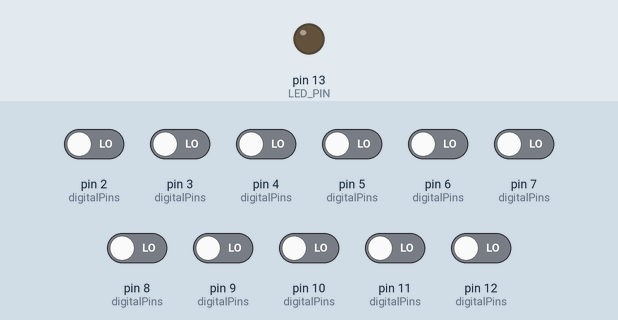
Simulated run of this sketch. Board: Arduino Nano, built with avr-gcc and run on an emulated ATmega328P. On the bench: output pins drawn as LEDs (lit = HIGH). The test bench sets the inputs (shaded band); at power-on: pin 2 (digitalPins), pin 3 (digitalPins), pin 4 (digitalPins), pin 5 (digitalPins), pin 6 (digitalPins), pin 7 (digitalPins), pin 8 (digitalPins), pin 9 (digitalPins), pin 10 (digitalPins), pin 11 (digitalPins), pin 12 (digitalPins) LOW. What the sketch prints to the serial monitor is not drawn.

Above: at 0.9 s.
At 39.0 s:
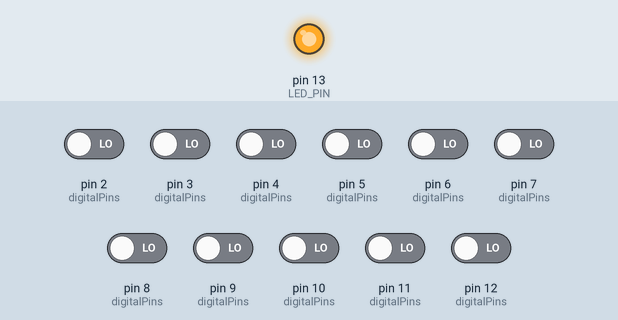
Timing chart, 0 to 40.0 s (numbered marks = the images above):
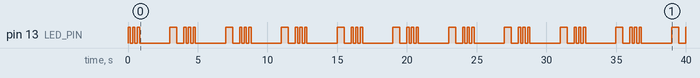

The sketch:

testNanoPins.ino
```cpp
/*
   Test for pin soldering (PCB socket pins) for Arduino Nano (if you buy it without their "legs" attached and solder these yourself)

   Initial testing using external power source (1. to 13.)
   The semi-automated test (14.) is based on the built-in pullup-resistors and the built-in LED diode.

   Required:
   USB connection: only required for sketch upload, but it can also be used for running the test (14.)
   Three jumper wires (eg. red 5V, black GND and other color), a breadboard and four 1.2V AA batteries
   with connector wire for the test
*/

/*
   Test setup:
   1. connect batterys (4*1.2V) to + and - on breadboard and check for 5V voltage
   2. connect + to 5V and - to -GND(1) and check if arduino blinks/startup -> GND(1) ok
   3. re-connect GND from (1) to (2 on ICSP) and check if arduino blinks/startup -> GND(2) ok
   4. re-connect GND from (2) to (3) and check if arduino blinks/startup -> GND(3) ok
   5. measure 5V on ICSP 5V (and on RST 1,2,3)
   6. measure 3V3 on 3V3
   7. press RST button and check if arduino blinks/startup
   8. connect RST(1) to GND and check if arduino blinks/startup, disconnect
   9. connect RST(2 on ICSP) to GND and check if arduino blinks/startup, disconnect
   10. connect RST(3) to GND and check if arduino blinks/startup, disconnect
   11. disconnect batterys
   12. connect USB and upload script, disconnect USB
   13. connect batterys
   14. script will set all analog and digital pins to INPUT (default),
       then one by one (D0..D13, A0..A7):
        blink three times (ready),
        wait 2sec
        set pin to INPUT_PULLUP
        read, blink once on internal diode if ok (HIGH) / twice if nok,
        set pin to INPUT
       blink four times to signal check for LOW
       then one by one (D0..D13, A0..A7):
        blink three times (ready),
        wait 2sec -> connect pin to GND using a wire
        set pin to INPUT_PULLUP
        read, blink once on internal diode if ok (LOW) / twice if nok,
        set pin to INPUT
        disconnect wire

   TODO: testing VIN?
   TODO: testing REF?
   TODO: D13 not detected correctly (LOW instead HIGH)
   TODO: A6,A7 do not have INPUT_PULLUP (-> floating default values) and are only analogRead()
*/

#define LED_PIN 13 // internal LED pin
#define WAIT_TIME 2000 // in msec

int digitalPins[] = {0, 1, 2, 3, 4, 5, 6, 7, 8, 9, 10, 11, 12, 13}; // no aliases D0.. existing
int analogPins[] = {A0, A1, A2, A3, A4, A5, A6, A7}; // A0 is alias for pin 14...

/*
  set all pins in pinarray to INPUT
*/
void initPinsAsInput(int pinarr[], size_t arrsize) {
  for (int i = 0; i < arrsize; i++) {
    pinMode(pinarr[i], INPUT);
  }
}

/*
  blink n-times per second on specified pin
*/
void blink(int blinkPerSecond, int blinkPin) {
  int onTime = 1000 / (blinkPerSecond * 2);

  // init again after possible digitalWrite on pin 13
  pinMode(blinkPin, OUTPUT);
  digitalWrite(blinkPin, LOW);

  for (int i = 0; i < blinkPerSecond; i++ ) {

    // turn LED on:
    digitalWrite(blinkPin, HIGH);
    delay(onTime);

    // turn LED off:
    digitalWrite(blinkPin, LOW);
    delay(onTime);
  }
}

/*
  check connection of pins in pinarray based on pintype (D/A) and expected state (1/0)
*/
void checkPins(int pinarr[], size_t arrsize, char pinType, int checkState) {
  // print what will be tested
  Serial.print(F("Testing "));
  if (pinType == 'D') { // digital pins
    Serial.print(F("digital "));
  } else if (pinType == 'A') { // analog pins
    Serial.print(F("analog "));
  }
  if (checkState == HIGH) { // check for (pullup-resistor) HIGH = no current loss
    Serial.print(F("HIGH: "));
  } else if (checkState == LOW) { // check for LOW = pin leads current through wire to GND
    Serial.print(F("LOW: "));
  }
  Serial.println(arrsize);

  // print pin type & number, input measured and result to serial
  // blink three times for each pin when measuring starts
  // blink once if measurement is ok / twice if measurement is not as expected
  for (int i = 0; i < arrsize; i++) {
    int pinState = 0;

    Serial.print(F("Next pin is "));
    Serial.print(pinType);
    Serial.print(pinarr[i]);
    Serial.print(": ");

    blink(3, LED_PIN);
    delay(WAIT_TIME);

    pinMode(pinarr[i], INPUT_PULLUP);

    pinState = (pinType == 'D') ? digitalRead(pinarr[i]) : analogRead(pinarr[i]);
    Serial.print(pinState);

    // 'convert' analog measurement (0..1023) to digital (0/1)
    if (pinType == 'A' && pinState > 950) {
      pinState = 1;
    } else if (pinType == 'A' && pinState < 100) {
      pinState = 0;
    }

    if (pinState == checkState) {
      blink(1, LED_PIN); // 1x = ok
      Serial.println(F("ok "));
    } else {
      blink(2, LED_PIN); // 2x = nok
      Serial.println(F("nok "));
    }

    pinMode(pinarr[i], INPUT);
  }
}

void setup() {
  // put your setup code here, to run once:

  Serial.begin(9600);
  while (!Serial) {
    ; // wait for serial port to connect. Needed for native USB port only
  }

  // initialize the internal LED pin as an output:
  pinMode(LED_PIN, OUTPUT);

  // initialize the digital & analog pins on pin as an input (default)
  initPinsAsInput(digitalPins, sizeof digitalPins / sizeof * digitalPins);
  initPinsAsInput(analogPins, sizeof analogPins / sizeof * analogPins);

}

void loop() {
  // put your main code here, to run rexpeatedly:

  // checking pins 0..21 for HIGH (do not connect respective pin to ground with wire)
  checkPins(digitalPins, sizeof digitalPins / sizeof * digitalPins, 'D', HIGH);
  checkPins(analogPins, sizeof analogPins / sizeof * analogPins, 'A', HIGH);

  blink(4, LED_PIN); // indicate that test for HIGH is done, LOW is next

  // checking pins 0..21 for LOW (DO connect respective pin to ground with wire)
  checkPins(digitalPins, sizeof digitalPins / sizeof * digitalPins, 'D', LOW);
  checkPins(analogPins, sizeof analogPins / sizeof * analogPins, 'A', LOW);

  blink(4, LED_PIN); // indicate that both tests are done on all pins
  blink(4, LED_PIN);
}
```

Measured:
- by itself, pin 13 (LED_PIN): repeats every 4.0 s: 2 × (LOW 0.17 s, HIGH 0.17 s), LOW 2.2 s, HIGH 0.50 s, LOW 0.50 s, HIGH 0.17 s
- by itself, everything shown: repeats every 4.0 s, in 8 steps
